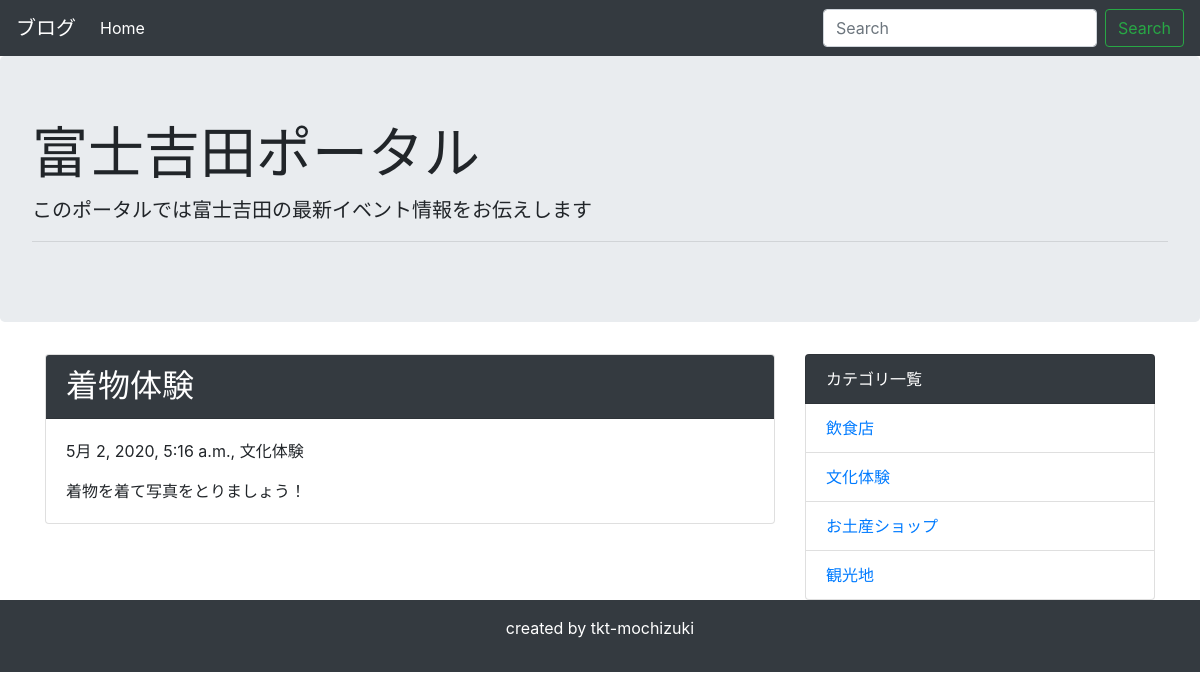
The page /detail/2/ on the database its author committed.
### blog/models.py (models this page shows, shortened)
class Post(models.Model):
    title = models.CharField('タイトル', max_length=100)
    text = models.TextField('本文')
    image=models.ImageField(upload_to='images',blank=True,null=True)
    created_at = models.DateTimeField('作成日',default=timezone.now)
    category = models.ForeignKey(
        Category, verbose_name = 'カテゴリ', on_delete = models.PROTECT
    )

class Category(models.Model):
    name = models.CharField('カテゴリー名', max_length=200)
    created_at = models.DateTimeField('作成日',default=timezone.now)
    def __str__(self):
        return self.name

### blog/views.py (the view)
# urls.py: path('detail/<int:pk>/', views.DetailView.as_view(), name='detail'),
class DetailView(generic.DetailView):
    template_name = 'blog/post_detail.html'
    model = Post

### blog/context_processors.py (called while the page is built)
def common(request):
    context = {
        'category_list':Category.objects.all(),
    }
    return context

### blog/templates/blog/post_detail.html (shortened to what this page needs)
{% extends 'blog/base.html' %}
{% block content %}
<div class="card mb-3">
    <h2 class="card-header bg-dark text-white">{{ post.title }}</h2>
    <div class="card-body">
      <p>{{ post.created_at }}, {{ post.category }}</p>
      {{ post.text | linebreaksbr | urlize }}
    </div>
</div>
{% endblock %}

### blog/templates/blog/base.html (shortened to what this page needs)
<!doctype html>
<html lang="ja">
  <head>
    <link rel="stylesheet" href="https://stackpath.bootstrapcdn.com/bootstrap/4.4.1/css/bootstrap.min.css">
  </head>
  <body>
    <nav class="navbar navbar-expand-lg navbar-dark bg-dark">
      <a class="navbar-brand" href="#">ブログ</a>
      <div class="collapse navbar-collapse" id="navbarSupportedContent">
        <ul class="navbar-nav mr-auto">
          <li class="nav-item active">
            <a class="nav-link" href="{% url 'blog:index' %}">Home</a>
          </li>
        </ul>
        <form class="form-inline my-2 my-lg-0" method="GET" action="{% url 'blog:index' %}">
          <input class="form-control mr-sm-2" type="text" placeholder="Search" aria-label="Search" name="keyword">
          <button class="btn btn-outline-success my-2 my-sm-0" type="submit">Search</button>
        </form>
      </div>
    </nav>
    <div class="jumbotron">
      <h1 class="display-4">富士吉田ポータル</h1>
      <p class="lead">このポータルでは富士吉田の最新イベント情報をお伝えします</p>
      <hr class="my-2">
    </div>
    <div class="container">
      <div class="row">
          <div class="col-md-8">
              {% block content %}
              {% endblock %}
          </div>
          <div class="col-md-4">
              <ul class="list-group">
                  <li class="list-group-item bg-dark text-white">カテゴリ一覧</li>
                  {% for category in category_list %}
                  <li class="list-group-item"><a href="{% url 'blog:category' category.pk %}">{{ category }}</a></li>
                  {% endfor %}
              </ul>
          </div>
      </div>
    </div>
    <footer class="bg-dark text-white text-center py-3">
        <p>created by tkt-mochizuki</p>
    </footer>
  </body>
</html>

### rows shown on the page
Post: title "着物体験", created_at "5月 2, 2020, 5:16 a.m.", category "文化体験", text "着物を着て写真をとりましょう！"
Category: name "飲食店"
Category: name "文化体験"
Category: name "お土産ショップ"
Category: name "観光地"
